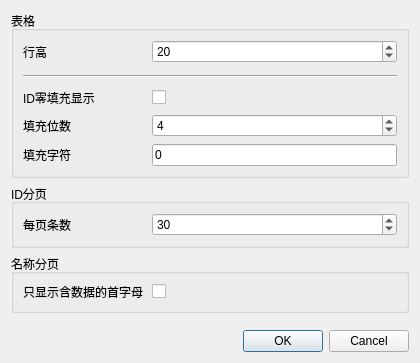
<?xml version="1.0" encoding="UTF-8"?>
<ui version="4.0">
 <class>W_ObjectSelectorConfig</class>
 <widget class="QDialog" name="W_ObjectSelectorConfig">
  <property name="geometry">
   <rect>
    <x>0</x>
    <y>0</y>
    <width>420</width>
    <height>363</height>
   </rect>
  </property>
  <property name="windowTitle">
   <string>选择器设置</string>
  </property>
  <layout class="QVBoxLayout" name="verticalLayout">
   <item>
    <widget class="QGroupBox" name="groupBox_2">
     <property name="title">
      <string>表格</string>
     </property>
     <layout class="QGridLayout" name="gridLayout_3" columnstretch="1,2">
      <property name="verticalSpacing">
       <number>7</number>
      </property>
      <item row="0" column="0">
       <widget class="QLabel" name="label_3">
        <property name="text">
         <string>行高</string>
        </property>
       </widget>
      </item>
      <item row="0" column="1">
       <widget class="QSpinBox" name="spinBox_rowHeight">
        <property name="minimum">
         <number>2</number>
        </property>
        <property name="maximum">
         <number>2000</number>
        </property>
        <property name="value">
         <number>20</number>
        </property>
       </widget>
      </item>
      <item row="2" column="0">
       <widget class="QLabel" name="label_6">
        <property name="text">
         <string>ID零填充显示</string>
        </property>
       </widget>
      </item>
      <item row="2" column="1">
       <widget class="QCheckBox" name="checkBox_zeroFill">
        <property name="text">
         <string/>
        </property>
       </widget>
      </item>
      <item row="3" column="0">
       <widget class="QLabel" name="label_zeroFillCount">
        <property name="text">
         <string>填充位数</string>
        </property>
       </widget>
      </item>
      <item row="4" column="0">
       <widget class="QLabel" name="label_zeroFillChar">
        <property name="text">
         <string>填充字符</string>
        </property>
       </widget>
      </item>
      <item row="3" column="1">
       <widget class="QSpinBox" name="spinBox_zeroFillCount">
        <property name="minimum">
         <number>2</number>
        </property>
        <property name="maximum">
         <number>10</number>
        </property>
        <property name="value">
         <number>4</number>
        </property>
       </widget>
      </item>
      <item row="4" column="1">
       <widget class="QLineEdit" name="lineEdit_zeroFillChar">
        <property name="text">
         <string>0</string>
        </property>
       </widget>
      </item>
      <item row="1" column="0" colspan="2">
       <widget class="Line" name="line">
        <property name="minimumSize">
         <size>
          <width>0</width>
          <height>12</height>
         </size>
        </property>
        <property name="orientation">
         <enum>Qt::Horizontal</enum>
        </property>
       </widget>
      </item>
     </layout>
    </widget>
   </item>
   <item>
    <widget class="QGroupBox" name="groupBox">
     <property name="title">
      <string>ID分页</string>
     </property>
     <layout class="QGridLayout" name="gridLayout_2" columnstretch="1,2">
      <item row="0" column="1">
       <widget class="QSpinBox" name="spinBox_pageContainCount">
        <property name="minimum">
         <number>2</number>
        </property>
        <property name="maximum">
         <number>2000</number>
        </property>
        <property name="value">
         <number>30</number>
        </property>
       </widget>
      </item>
      <item row="0" column="0">
       <widget class="QLabel" name="label">
        <property name="text">
         <string>每页条数</string>
        </property>
       </widget>
      </item>
     </layout>
    </widget>
   </item>
   <item>
    <widget class="QGroupBox" name="groupBox_3">
     <property name="title">
      <string>名称分页</string>
     </property>
     <layout class="QHBoxLayout" name="horizontalLayout" stretch="1,2">
      <item>
       <widget class="QLabel" name="label_5">
        <property name="text">
         <string>只显示含数据的首字母</string>
        </property>
       </widget>
      </item>
      <item>
       <widget class="QCheckBox" name="checkBox_showHavingDataInitials">
        <property name="text">
         <string/>
        </property>
       </widget>
      </item>
     </layout>
    </widget>
   </item>
   <item>
    <spacer name="verticalSpacer">
     <property name="orientation">
      <enum>Qt::Vertical</enum>
     </property>
     <property name="sizeHint" stdset="0">
      <size>
       <width>20</width>
       <height>40</height>
      </size>
     </property>
    </spacer>
   </item>
   <item>
    <widget class="QDialogButtonBox" name="buttonBox">
     <property name="orientation">
      <enum>Qt::Horizontal</enum>
     </property>
     <property name="standardButtons">
      <set>QDialogButtonBox::Cancel|QDialogButtonBox::Ok</set>
     </property>
    </widget>
   </item>
  </layout>
 </widget>
 <resources/>
 <connections>
  <connection>
   <sender>buttonBox</sender>
   <signal>rejected()</signal>
   <receiver>W_ObjectSelectorConfig</receiver>
   <slot>reject()</slot>
   <hints>
    <hint type="sourcelabel">
     <x>345</x>
     <y>303</y>
    </hint>
    <hint type="destinationlabel">
     <x>286</x>
     <y>274</y>
    </hint>
   </hints>
  </connection>
 </connections>
</ui>
